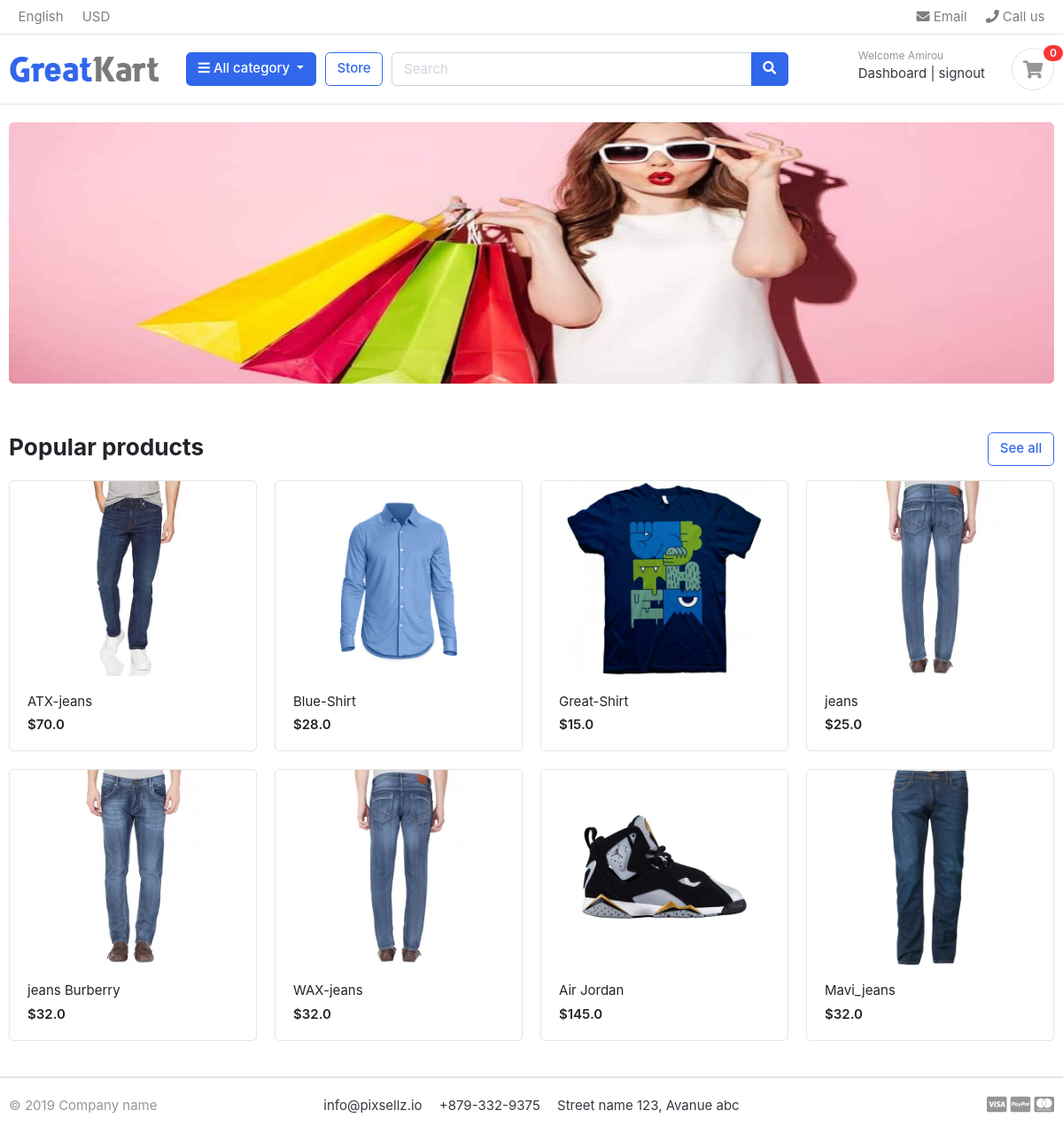
The page / (signed in) on the database its author committed.
### store/models.py (models this page shows, shortened)
class Base(models.Model):
    date_add = models.DateTimeField(auto_now_add=True)
    date_update = models.DateTimeField(auto_now=True)
    status = models.BooleanField(default=True)
    class Meta:
        abstract=True

class Product(Base):
    product_name = models.CharField(max_length=128)
    slug = AutoSlugField(populate_from= 'product_name')
    images = models.FileField(upload_to='images_product')
    price = models.FloatField()
    description = models.TextField(blank=True)
    stock = models.IntegerField()
    is_availaible = models.BooleanField(default=True)
    category = models.ForeignKey("Category", related_name='category_product', on_delete=models.CASCADE)
    class Meta:
        verbose_name = 'product'
        verbose_name_plural = 'products'

### store/views.py (the view)
# urls.py: path('', views.index, name='index'),
def index(request):
    products = models.Product.objects.filter(is_availaible=True).all()[:8]
    return render(request, 'index.html', locals())

### cart/views.py (called while the page is built)
def _cart_id(request):
    cart = request.session.session_key
    if not cart:
        cart = request.session.create()
    return cart

### store/context_processors.py (called while the page is built)
def menu_link(request):
    links = Category.objects.all()
    return dict(links=links)

def cart_count(request):
    count=0
    try:
        cart = Cart.objects.get(cart_id=_cart_id(request))
        cart_items = CartItem.objects.all().filter(cart=cart, is_active=True)
        for cart_item in cart_items:
            count += cart_item.quantity
    except Cart.DoesNotExist:
        count=0
    return dict(count=count)

### store/models.py (called while the page is built)
    def get_url(self):
        return reverse('product_by_category', args=[self.slug])

### templates/index.html
{% extends 'base/base.html' %}
{% load static %}
{% block content %}
<section class="section-intro padding-y-sm">
<div class="container">
<div class="intro-banner-wrap">
	<img src="{% static 'images/banners/modalova.jpg' %}" class="img-fluid rounded">
</div>
</div>
</section>
<section class="section-name padding-y-sm">
<div class="container">
<header class="section-heading">
	<a href="{% url 'store' %}" class="btn btn-outline-primary float-right">See all</a>
	<h3 class="section-title">Popular products</h3>
</header>
<div class="row">
{% for product in products %}
	<div class="col-md-3">
		<div class="card card-product-grid">
			<a href="{% url 'product-detail' product.slug %}" class="img-wrap"> <img src="{{product.images.url}}"> </a>
			<figcaption class="info-wrap">
				<a href="{% url 'product-detail' product.slug %}" class="title">{{product.product_name}}</a>
				<div class="price mt-1">${{product.price}}</div>
			</figcaption>
		</div>
	</div>
{% endfor %}
</div>
</div>
</section>
{% endblock content %}

### templates/base/base.html (shortened to what this page needs)
{% load static %}
<!DOCTYPE HTML>
<html lang="en">
<head>
<link href="{% static 'css/bootstrap.css' %}" rel="stylesheet" type="text/css"/>
<link href="{% static 'fonts/fontawesome/css/all.min.css' %}" type="text/css" rel="stylesheet">
<link href="{% static 'css/ui.css' %}" rel="stylesheet" type="text/css"/>
<link href="{% static 'css/responsive.css' %}" rel="stylesheet" media="only screen and (max-width: 1200px)" />
</head>
<body>
<header class="section-header">
<nav class="navbar p-md-0 navbar-expand-sm navbar-light border-bottom">
<div class="container">
  <div class="collapse navbar-collapse" id="navbarTop4">
    <ul class="navbar-nav mr-auto">
    	<li class="nav-item dropdown">
		 	<a href="#" class="nav-link">   English </a>
		</li>
		<li class="nav-item dropdown">
			<a href="#" class="nav-link"> USD </a>
		</li>
    </ul>
    <ul class="navbar-nav">
		<li><a href="#" class="nav-link"> <i class="fa fa-envelope"></i> Email </a></li>
		<li><a href="#" class="nav-link"> <i class="fa fa-phone"></i> Call us </a></li>
	</ul>
  </div>
</div>
</nav>
<section class="header-main border-bottom">
	<div class="container">
<div class="row align-items-center">
	<div class="col-lg-2 col-md-3 col-6">
		<a href="{% url 'index' %}" class="brand-wrap">
			<img class="logo" src="{% static './images/logo.png' %}">
		</a>
	</div>
	<div class="col-lg col-sm col-md col-6 flex-grow-0">
		<div class="category-wrap dropdown d-inline-block float-right">
			<button type="button" class="btn btn-primary dropdown-toggle" data-toggle="dropdown">
				<i class="fa fa-bars"></i> All category
			</button>
		</div>
	</div>
	<a href="{% url 'store' %}" class="btn btn-outline-primary">Store</a>
	<div class="col-lg  col-md-6 col-sm-12 col">
		<form action="{% url 'search' %}" class="search" method='GET'> {% csrf_token %}
			<div class="input-group w-100">
			    <input type="text" id="search" name="search" class="form-control" style="width:60%;" placeholder="Search">
			    <div class="input-group-append">
			      <button class="btn btn-primary" type="submit">
			        <i class="fa fa-search"></i>
			      </button>
			    </div>
		    </div>
		</form>
	</div>
	<div class="col-lg-3 col-sm-6 col-8 order-2 order-lg-3">
				<div class="d-flex justify-content-end mb-3 mb-lg-0">
				{% if user.id is None %}
					<div class="widget-header">
						<small class="title text-muted">Welcome</small>
						<div>
							<a href="{% url 'signin' %}">Sign in</a> <span class="dark-transp"> | </span>
							<a href="{% url 'register' %}"> Register</a>
						</div>
					</div>
					<a href="{% url 'cart' %}" class="widget-header pl-3 ml-3">
						<div class="icon icon-sm rounded-circle border"><i class="fa fa-shopping-cart"></i></div>
						<span class="badge badge-pill badge-danger notify">{{count}}</span>
					</a>
					{% else %}
					<div class="widget-header">
						<small class="title text-muted">Welcome {{user.username|title}}</small>
						<div>
							<a href="{% url 'dashboard' %}">Dashboard</a> <span class="dark-transp"> | </span>
							<a href="{% url 'signout' %}"> signout</a>
						</div>
					</div>
					<a href="{% url 'cart' %}" class="widget-header pl-3 ml-3">
						<div class="icon icon-sm rounded-circle border"><i class="fa fa-shopping-cart"></i></div>
						<span class="badge badge-pill badge-danger notify">{{count}}</span>
					</a>
					{% endif %}
				</div>
			</div>
</div>
	</div>
</section>
</header>
{% block content %}
{% endblock content %}
<footer class="section-footer border-top">
	<div class="container">
		<section class="footer-bottom border-top row">
			<div class="col-md-2">
				<p class="text-muted"> &copy 2019 Company name </p>
			</div>
			<div class="col-md-8 text-md-center">
				<span  class="px-2">info@pixsellz.io</span>
				<span  class="px-2">+879-332-9375</span>
				<span  class="px-2">Street name 123, Avanue abc</span>
			</div>
			<div class="col-md-2 text-md-right text-muted">
				<i class="fab fa-lg fa-cc-visa"></i>
				<i class="fab fa-lg fa-cc-paypal"></i>
				<i class="fab fa-lg fa-cc-mastercard"></i>
			</div>
		</section>
	</div>
</footer>
</body>
</html>

### static/css/ui.css (style rules this page uses)
html { font-family: "Inter", sans-serif; font-size: 15px; }
.img-wrap { text-align: center; display: block; }
.img-wrap img { max-width: 100%; }
.icon-xs, .icon-sm, .icon-md, .icon-lg { display: inline-block; text-align: center; flex-shrink: 0; flex-grow: 0; }
.icon-sm { width: 48px; height: 48px; line-height: 48px !important; font-size: 20px; }
.padding-y-sm { padding-top: 20px; padding-bottom: 20px; }
.section-heading { margin-bottom: 20px; margin-top: 15px; }
.section-title { color: #212529; }
p:last-child { margin-bottom: 0; }
.header-main { position: relative; padding-top: 1rem; padding-bottom: 1rem; }
.brand-wrap .logo, .navbar-brand .logo { margin-right: 7px; max-height: 42px; display: inline-block; }
.widget-header { display: inline-block; vertical-align: middle; position: relative; }
.widget-header a { color: #343a40; }
.widget-header i { color: #969696; }
.widget-header .title { display: block; }
.widget-header .notify { position: absolute; top: -3px; right: -10px; }
.footer-bottom { padding-top: 20px; padding-bottom: 20px; }
[class*=card-product] a.title { color: #212529; display: block; }
[class*=card-product] .img-wrap { overflow: hidden; position: relative; }
[class*=card-product] .img-wrap img { height: 100%; max-width: 100%; width: auto; display: inline-block; -o-object-fit: cover; object-fit: cover; }
.card-product-grid { margin-bottom: 20px; }
.card-product-grid .img-wrap { border-radius: 0.2rem 0.2rem 0 0; height: 220px; }
.card-product-grid .info-wrap { overflow: hidden; padding: 18px 20px; }
.card .img-wrap { overflow: hidden; }
.notify { position: absolute; top: -4px; right: -10px; display: inline-block; padding: 0.25em 0.6em; font-size: 12px; line-height: 1; text-align: center; border-radius: 3rem; color: #fff; background-color: #fa3434; }
.price { font-weight: 600; color: #212529; }

### rows shown on the page
Product: images (picture), product_name "ATX-jeans", price "70.0"
Product: images (picture), product_name "Blue-Shirt", price "28.0"
Product: images (picture), product_name "Great-Shirt", price "15.0"
Product: images (picture), product_name "jeans", price "25.0"
Product: images (picture), product_name "jeans Burberry", price "32.0"
Product: images (picture), product_name "WAX-jeans", price "32.0"
Product: images (picture), product_name "Air Jordan", price "145.0"
Product: images (picture), product_name "Mavi_jeans", price "32.0"

### other values the page prints
{{ user.username|title }} "Amirou"
{{ count }} "0"
